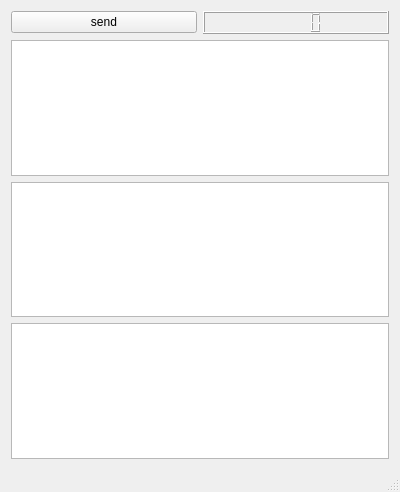
<?xml version="1.0" encoding="UTF-8"?>
<ui version="4.0">
 <class>MainWindow</class>
 <widget class="QMainWindow" name="MainWindow">
  <property name="geometry">
   <rect>
    <x>0</x>
    <y>0</y>
    <width>400</width>
    <height>492</height>
   </rect>
  </property>
  <property name="windowTitle">
   <string>MainWindow</string>
  </property>
  <widget class="QWidget" name="centralWidget">
   <layout class="QVBoxLayout" name="verticalLayout">
    <item>
     <layout class="QHBoxLayout" name="horizontalLayout">
      <item>
       <widget class="QPushButton" name="pushButton">
        <property name="text">
         <string>send</string>
        </property>
       </widget>
      </item>
      <item>
       <widget class="QLCDNumber" name="lcdNumber"/>
      </item>
     </layout>
    </item>
    <item>
     <widget class="QTextBrowser" name="data"/>
    </item>
    <item>
     <widget class="QTextBrowser" name="subdata"/>
    </item>
    <item>
     <widget class="QTableView" name="table"/>
    </item>
   </layout>
  </widget>
  <widget class="QMenuBar" name="menuBar">
   <property name="geometry">
    <rect>
     <x>0</x>
     <y>0</y>
     <width>400</width>
     <height>25</height>
    </rect>
   </property>
  </widget>
  <widget class="QStatusBar" name="statusBar"/>
 </widget>
 <layoutdefault spacing="6" margin="11"/>
 <resources/>
 <connections/>
</ui>
